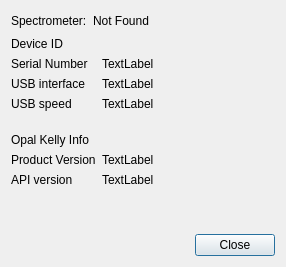
<?xml version="1.0" encoding="UTF-8"?>
<ui version="4.0">
 <class>HardwareInfo</class>
 <widget class="QDialog" name="HardwareInfo">
  <property name="geometry">
   <rect>
    <x>0</x>
    <y>0</y>
    <width>286</width>
    <height>267</height>
   </rect>
  </property>
  <property name="windowTitle">
   <string>Dialog</string>
  </property>
  <layout class="QVBoxLayout" name="verticalLayout_2">
   <item>
    <layout class="QHBoxLayout" name="horizontalLayout">
     <item>
      <widget class="QLabel" name="label">
       <property name="text">
        <string>Spectrometer:</string>
       </property>
      </widget>
     </item>
     <item>
      <widget class="QLabel" name="spectrometerLabel">
       <property name="text">
        <string>Not Found</string>
       </property>
      </widget>
     </item>
     <item>
      <spacer name="horizontalSpacer">
       <property name="orientation">
        <enum>Qt::Horizontal</enum>
       </property>
       <property name="sizeHint" stdset="0">
        <size>
         <width>40</width>
         <height>20</height>
        </size>
       </property>
      </spacer>
     </item>
    </layout>
   </item>
   <item>
    <widget class="QWidget" name="hwInfoBox" native="true">
     <layout class="QFormLayout" name="formLayout">
      <property name="leftMargin">
       <number>0</number>
      </property>
      <property name="topMargin">
       <number>0</number>
      </property>
      <property name="bottomMargin">
       <number>0</number>
      </property>
      <item row="0" column="0">
       <widget class="QLabel" name="label_3">
        <property name="text">
         <string>Device ID</string>
        </property>
       </widget>
      </item>
      <item row="0" column="1">
       <widget class="QLabel" name="deviceId">
        <property name="text">
         <string/>
        </property>
       </widget>
      </item>
      <item row="1" column="0">
       <widget class="QLabel" name="label_4">
        <property name="text">
         <string>Serial Number</string>
        </property>
       </widget>
      </item>
      <item row="1" column="1">
       <widget class="QLabel" name="serialNumber">
        <property name="text">
         <string>TextLabel</string>
        </property>
       </widget>
      </item>
      <item row="2" column="0">
       <widget class="QLabel" name="label_7">
        <property name="text">
         <string>USB interface</string>
        </property>
       </widget>
      </item>
      <item row="2" column="1">
       <widget class="QLabel" name="usbInterface">
        <property name="text">
         <string>TextLabel</string>
        </property>
       </widget>
      </item>
      <item row="3" column="0">
       <widget class="QLabel" name="label_9">
        <property name="text">
         <string>USB speed</string>
        </property>
       </widget>
      </item>
      <item row="3" column="1">
       <widget class="QLabel" name="usbSpeed">
        <property name="text">
         <string>TextLabel</string>
        </property>
       </widget>
      </item>
      <item row="4" column="1">
       <spacer name="verticalSpacer">
        <property name="orientation">
         <enum>Qt::Vertical</enum>
        </property>
        <property name="sizeType">
         <enum>QSizePolicy::Fixed</enum>
        </property>
        <property name="sizeHint" stdset="0">
         <size>
          <width>20</width>
          <height>30</height>
         </size>
        </property>
       </spacer>
      </item>
      <item row="5" column="0">
       <widget class="QLabel" name="label_11">
        <property name="text">
         <string>Product Version</string>
        </property>
       </widget>
      </item>
      <item row="5" column="1">
       <widget class="QLabel" name="okProductVersion">
        <property name="text">
         <string>TextLabel</string>
        </property>
       </widget>
      </item>
      <item row="6" column="0">
       <widget class="QLabel" name="label_5">
        <property name="text">
         <string>API version</string>
        </property>
       </widget>
      </item>
      <item row="6" column="1">
       <widget class="QLabel" name="okAPIVersion">
        <property name="text">
         <string>TextLabel</string>
        </property>
       </widget>
      </item>
      <item row="4" column="0">
       <layout class="QVBoxLayout" name="verticalLayout">
        <item>
         <spacer name="verticalSpacer_2">
          <property name="orientation">
           <enum>Qt::Vertical</enum>
          </property>
          <property name="sizeHint" stdset="0">
           <size>
            <width>20</width>
            <height>1</height>
           </size>
          </property>
         </spacer>
        </item>
        <item>
         <widget class="QLabel" name="label_12">
          <property name="text">
           <string>Opal Kelly Info</string>
          </property>
         </widget>
        </item>
       </layout>
      </item>
     </layout>
    </widget>
   </item>
   <item>
    <spacer name="verticalSpacer_3">
     <property name="orientation">
      <enum>Qt::Vertical</enum>
     </property>
     <property name="sizeHint" stdset="0">
      <size>
       <width>20</width>
       <height>40</height>
      </size>
     </property>
    </spacer>
   </item>
   <item>
    <widget class="QDialogButtonBox" name="buttonBox">
     <property name="orientation">
      <enum>Qt::Horizontal</enum>
     </property>
     <property name="standardButtons">
      <set>QDialogButtonBox::Close</set>
     </property>
    </widget>
   </item>
  </layout>
 </widget>
 <resources/>
 <connections>
  <connection>
   <sender>buttonBox</sender>
   <signal>accepted()</signal>
   <receiver>HardwareInfo</receiver>
   <slot>accept()</slot>
   <hints>
    <hint type="sourcelabel">
     <x>248</x>
     <y>254</y>
    </hint>
    <hint type="destinationlabel">
     <x>157</x>
     <y>274</y>
    </hint>
   </hints>
  </connection>
  <connection>
   <sender>buttonBox</sender>
   <signal>rejected()</signal>
   <receiver>HardwareInfo</receiver>
   <slot>reject()</slot>
   <hints>
    <hint type="sourcelabel">
     <x>316</x>
     <y>260</y>
    </hint>
    <hint type="destinationlabel">
     <x>286</x>
     <y>274</y>
    </hint>
   </hints>
  </connection>
 </connections>
</ui>
